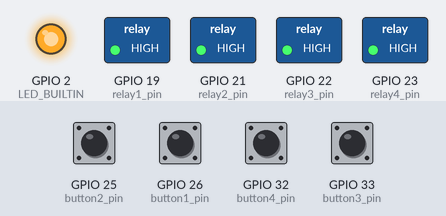
A sketch run on a simulated ESP32. Parts: switched loads named in the sketch (green lamp = pin HIGH), output pins drawn as LEDs (lit = HIGH). The inputs (shaded band) are chosen by the test bench; at power-on: GPIO 25 (button2_pin), GPIO 26 (button1_pin), GPIO 32 (button4_pin), GPIO 33 (button3_pin) HIGH. WiFi joins after 1.5 s; servers stay silent unless stated; what the sketch prints to the serial monitor is not drawn.

Above: at 3.0 s.
3.1 s: GPIO 25 (button2_pin) pulled LOW for 1 s
At 4.6 s:
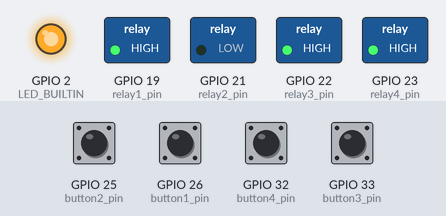
5.6 s: GPIO 26 (button1_pin) pulled LOW for 1 s
At 7.7 s:
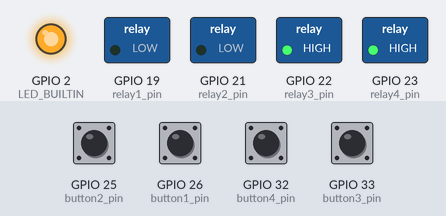
8.1 s: GPIO 25 (button2_pin) pulled LOW for 0.15 s
At 9.5 s:
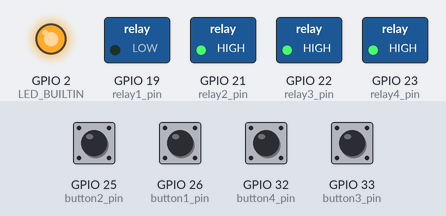
9.8 s: GPIO 32 (button4_pin) pulled LOW for 1 s
At 11.9 s:
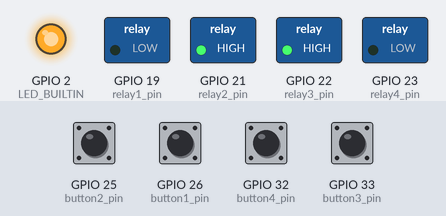
12.3 s: GPIO 26 (button1_pin) pulled LOW for 0.15 s
At 12.8 s:
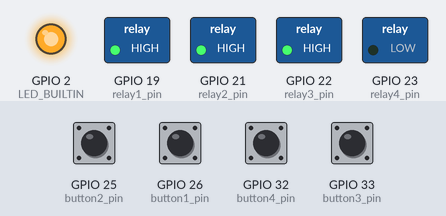
14.0 s: GPIO 33 (button3_pin) pulled LOW for 1 s
At 15.4 s:
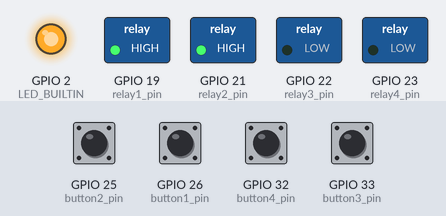
Timing chart, 0 to 17.0 s (numbered marks = the images above; inputs shaded):
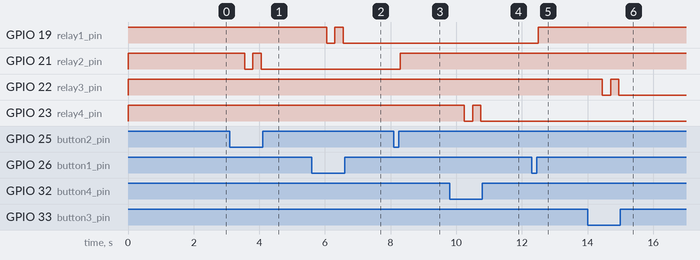

The sketch:

BLYNK_WIFI_MANAGER_OK-TESTED.ino
```cpp
/************************************************************************************
 *  Modified by: ChatGPT + VIKASH KUMAR
 *  Added: WiFiManager for dynamic WiFi configuration
 ************************************************************************************/

#define BLYNK_TEMPLATE_ID "TMPL3LBL5g6Ft"
#define BLYNK_TEMPLATE_NAME "WIFI MOTOR STARTER"
#define BLYNK_AUTH_TOKEN "1qdqld7CwpW9Tqbyiw9tchsdc5qbTMqi"

#define BLYNK_PRINT Serial

#include <WiFi.h>
#include <WiFiClient.h>
#include <BlynkSimpleEsp32.h>
#include <WiFiManager.h>  // Add this library

BlynkTimer timer;
char auth[] = BLYNK_AUTH_TOKEN;

#define button1_pin 26
#define button2_pin 25
#define button3_pin 33
#define button4_pin 32

#define relay1_pin 19
#define relay2_pin 21
#define relay3_pin 22
#define relay4_pin 23

#define LED_BUILTIN 2  // WiFi status LED

int relay1_state = 0;
int relay2_state = 0;
int relay3_state = 0;
int relay4_state = 0;

#define button1_vpin V1
#define button2_vpin V2
#define button3_vpin V3
#define button4_vpin V4

BLYNK_CONNECTED() {
  Blynk.syncVirtual(button1_vpin);
  Blynk.syncVirtual(button2_vpin);
  Blynk.syncVirtual(button3_vpin);
  Blynk.syncVirtual(button4_vpin);
}

BLYNK_WRITE(button1_vpin) {
  relay1_state = param.asInt();
  digitalWrite(relay1_pin, relay1_state);
}

BLYNK_WRITE(button2_vpin) {
  relay2_state = param.asInt();
  digitalWrite(relay2_pin, relay2_state);
}

BLYNK_WRITE(button3_vpin) {
  relay3_state = param.asInt();
  digitalWrite(relay3_pin, relay3_state);
}

BLYNK_WRITE(button4_vpin) {
  relay4_state = param.asInt();
  digitalWrite(relay4_pin, relay4_state);
}

void setup() {
  Serial.begin(115200);

  pinMode(button1_pin, INPUT_PULLUP);
  pinMode(button2_pin, INPUT_PULLUP);
  pinMode(button3_pin, INPUT_PULLUP);
  pinMode(button4_pin, INPUT_PULLUP);

  pinMode(relay1_pin, OUTPUT);
  pinMode(relay2_pin, OUTPUT);
  pinMode(relay3_pin, OUTPUT);
  pinMode(relay4_pin, OUTPUT);

  digitalWrite(relay1_pin, HIGH);
  digitalWrite(relay2_pin, HIGH);
  digitalWrite(relay3_pin, HIGH);
  digitalWrite(relay4_pin, HIGH);

  pinMode(LED_BUILTIN, OUTPUT);
  digitalWrite(LED_BUILTIN, LOW);

  // WiFiManager
  WiFiManager wm;
  wm.setConfigPortalTimeout(180);  // auto exit config portal after 3 minutes
  if (!wm.autoConnect("ESP32_SETUP", "12345678")) {
    Serial.println("Failed to connect and hit timeout");
    ESP.restart();
  }

  Serial.println("WiFi Connected!");
  digitalWrite(LED_BUILTIN, HIGH);

  Blynk.config(auth);
  Blynk.connect();
}

void loop() {
  if (WiFi.status() == WL_CONNECTED) {
    digitalWrite(LED_BUILTIN, HIGH);
  } else {
    digitalWrite(LED_BUILTIN, LOW);
  }

  Blynk.run();
  timer.run();
  listen_push_buttons();
}

void listen_push_buttons() {
  if (digitalRead(button1_pin) == LOW) {
    delay(200);
    control_relay(1);
    Blynk.virtualWrite(button1_vpin, relay1_state);
  } else if (digitalRead(button2_pin) == LOW) {
    delay(200);
    control_relay(2);
    Blynk.virtualWrite(button2_vpin, relay2_state);
  } else if (digitalRead(button3_pin) == LOW) {
    delay(200);
    control_relay(3);
    Blynk.virtualWrite(button3_vpin, relay3_state);
  } else if (digitalRead(button4_pin) == LOW) {
    delay(200);
    control_relay(4);
    Blynk.virtualWrite(button4_vpin, relay4_state);
  }
}

void control_relay(int relay) {
  switch (relay) {
    case 1:
      relay1_state = !relay1_state;
      digitalWrite(relay1_pin, relay1_state);
      break;
    case 2:
      relay2_state = !relay2_state;
      digitalWrite(relay2_pin, relay2_state);
      break;
    case 3:
      relay3_state = !relay3_state;
      digitalWrite(relay3_pin, relay3_state);
      break;
    case 4:
      relay4_state = !relay4_state;
      digitalWrite(relay4_pin, relay4_state);
      break;
  }
  delay(50);
}
```

Measured:
- after the input at 3.1 s, GPIO 21 (relay2_pin): HIGH → LOW after 0.45 s, → HIGH 0.25 s later, → LOW 0.25 s later
- after the input at 5.6 s, GPIO 19 (relay1_pin): HIGH → LOW after 0.45 s, → HIGH 0.25 s later, → LOW 0.25 s later
- after the input at 8.1 s, GPIO 21 (relay2_pin): LOW → HIGH after 0.20 s
- after the input at 9.8 s, GPIO 23 (relay4_pin): HIGH → LOW after 0.45 s, → HIGH 0.25 s later, → LOW 0.25 s later
- after the input at 12.3 s, GPIO 19 (relay1_pin): LOW → HIGH after 0.20 s
- after the input at 14.0 s, GPIO 22 (relay3_pin): HIGH → LOW after 0.45 s, → HIGH 0.25 s later, → LOW 0.25 s later
